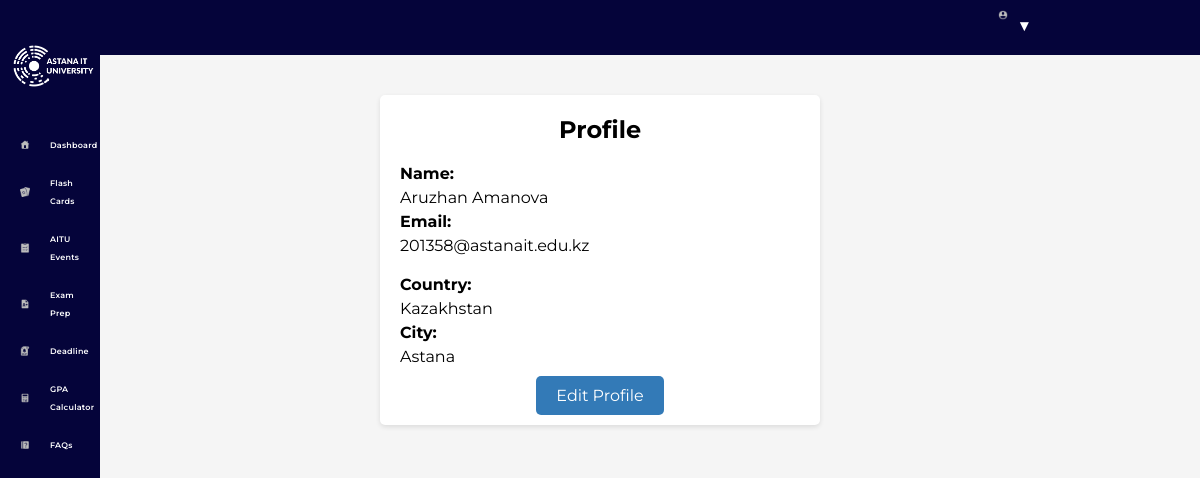
The app's page /profile/ (signed in) with its own data.
### events/models.py (models this page shows, shortened)
class Student(models.Model):
	user = models.OneToOneField(User, null = True, on_delete=models.CASCADE)
	name = models.CharField('Name' ,max_length = 120)
	surname = models.CharField('Surname' ,null = True,max_length = 120)
	country = models.CharField('Country' ,null = True,max_length = 120)
	city  = models.CharField('City' ,null = True,max_length = 120)
	profile_pic = models.ImageField(default = "profile1.png",null = True, blank = True, upload_to = "profile/")

### events/views.py (the view)
# urls.py: path('profile/',views.profile, name = "profile"),
@login_required(login_url ='login')
def profile(request):
	if request.user.is_superuser:
		context = {}
		return render(request, 'profile.html',context)
	else:
		student = Student.objects.get(user=request.user)
		print(student.name)
		context = {'student' : student}
		return render(request, 'profile.html',context)

### events/templates/profile.html (shortened to what this page needs)
{% extends 'base.html' %}
{% load static %}
  {% block content %}
  <section class="base">
  <div class="profile-container">
    <h2>Profile</h2>
    <div class="profile-info">
      <label>Name:</label>
      <p>{{student.name}} {{student.surname}}</p>
      <label>Email:</label>
      <p>{{student.user}}@astanait.edu.kz</p>
    </div>
    <div class="address">
      <label>Country:</label>
      <p>{{student.country}}</p>
      <label>City:</label>
      <p>{{student.city}}</p>
    </div>
    <div class="profile-actions">
      <a href="{% url 'accsettings' %}">Edit Profile</a>
    </div>
  </div>
</section>
  {% endblock %}

### events/templates/base.html (style rules this page uses)
body { font-family: Montserrat; }

### events/templates/profile.html (style rules this page uses)
body { background-color: #f5f5f5; }
.profile-container { max-width: 400px; margin: 0 auto; margin-top: 8%; padding: 20px; background-color: #fff; border-radius: 5px; box-shadow: 0 2px 5px rgba(0, 0, 0, 0.1); }
.profile-container h2 { margin-top: 0; text-align: center; }
.profile-info { margin-bottom: 20px; }
.profile-info label { display: inline-block; width: 100px; font-weight: bold; }
.profile-info p { margin: 5px 0; }
.address { margin-bottom: 20px; }
.address label { font-weight: bold; }
.address p { margin: 5px 0; }
.profile-actions { text-align: center; }
.profile-actions a { text-decoration: none; padding: 10px 20px; border: none; border-radius: 5px; background-color: #337ab7; color: #fff; font-size: 16px; cursor: pointer; transition: background-color 0.3s ease-in-out; }

### records on screen
Student: name "Aruzhan", surname "Amanova", user "201358", country "Kazakhstan", city "Astana"
